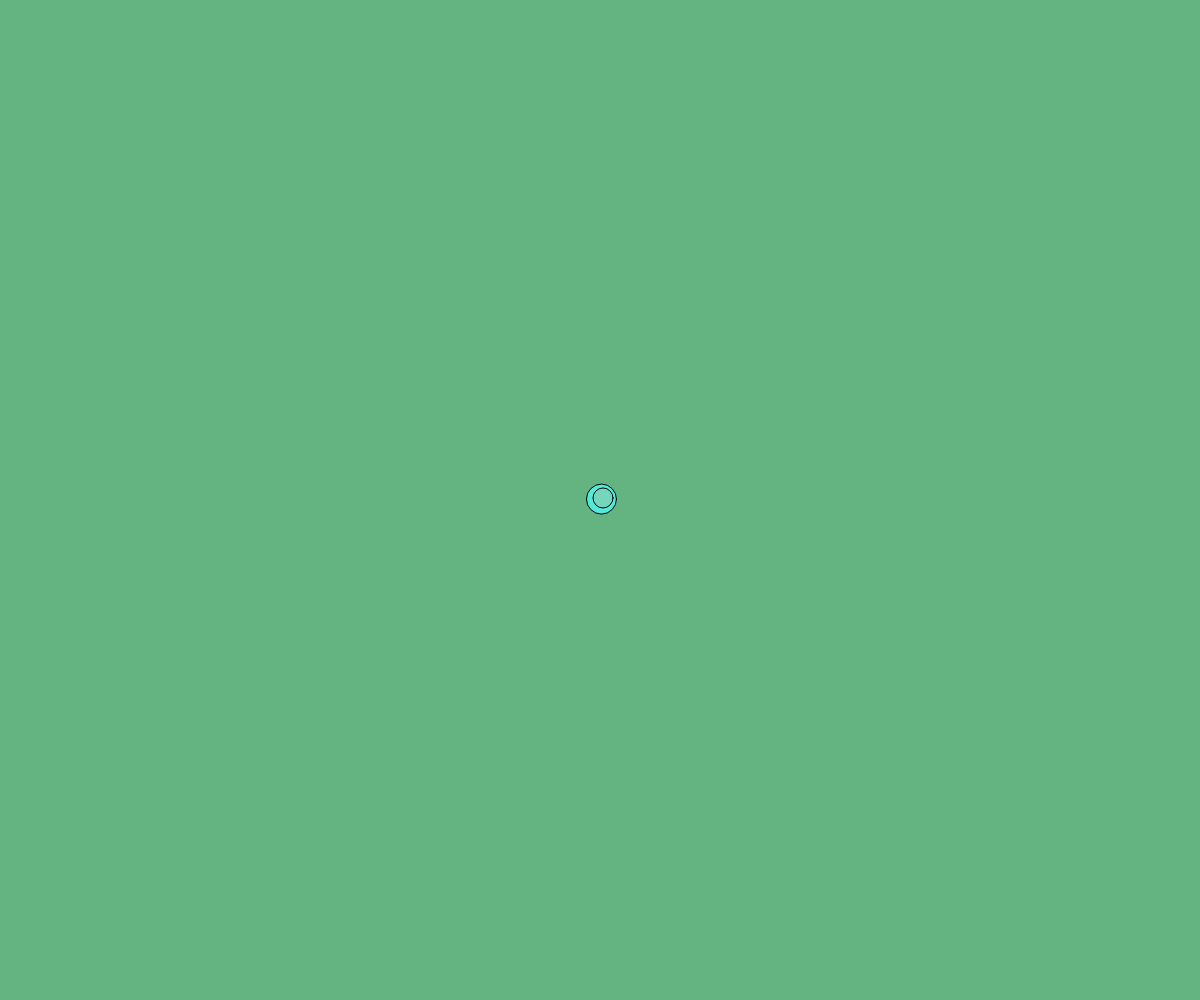
Frame 1 (no input)
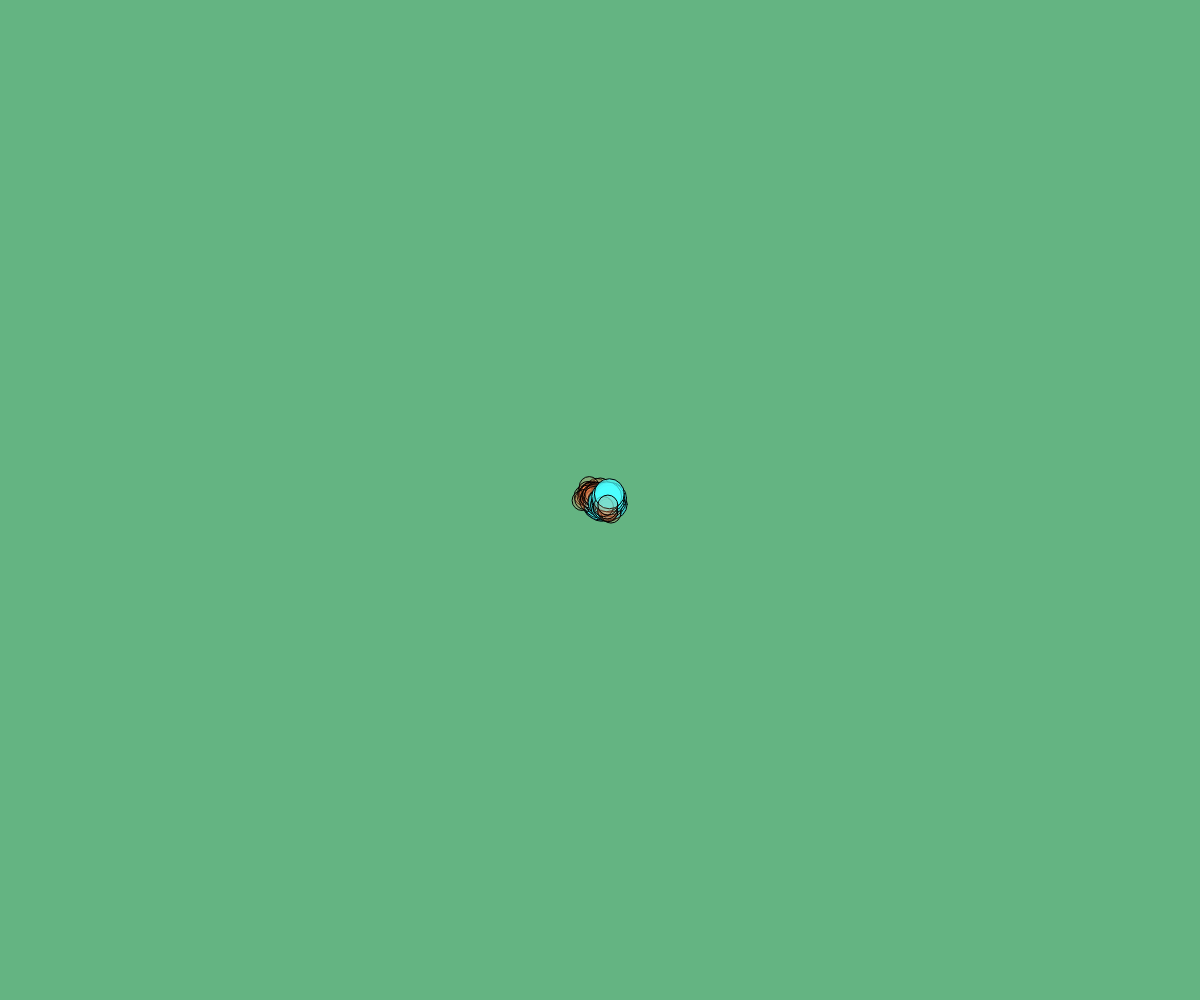
Frame 60 (no input)
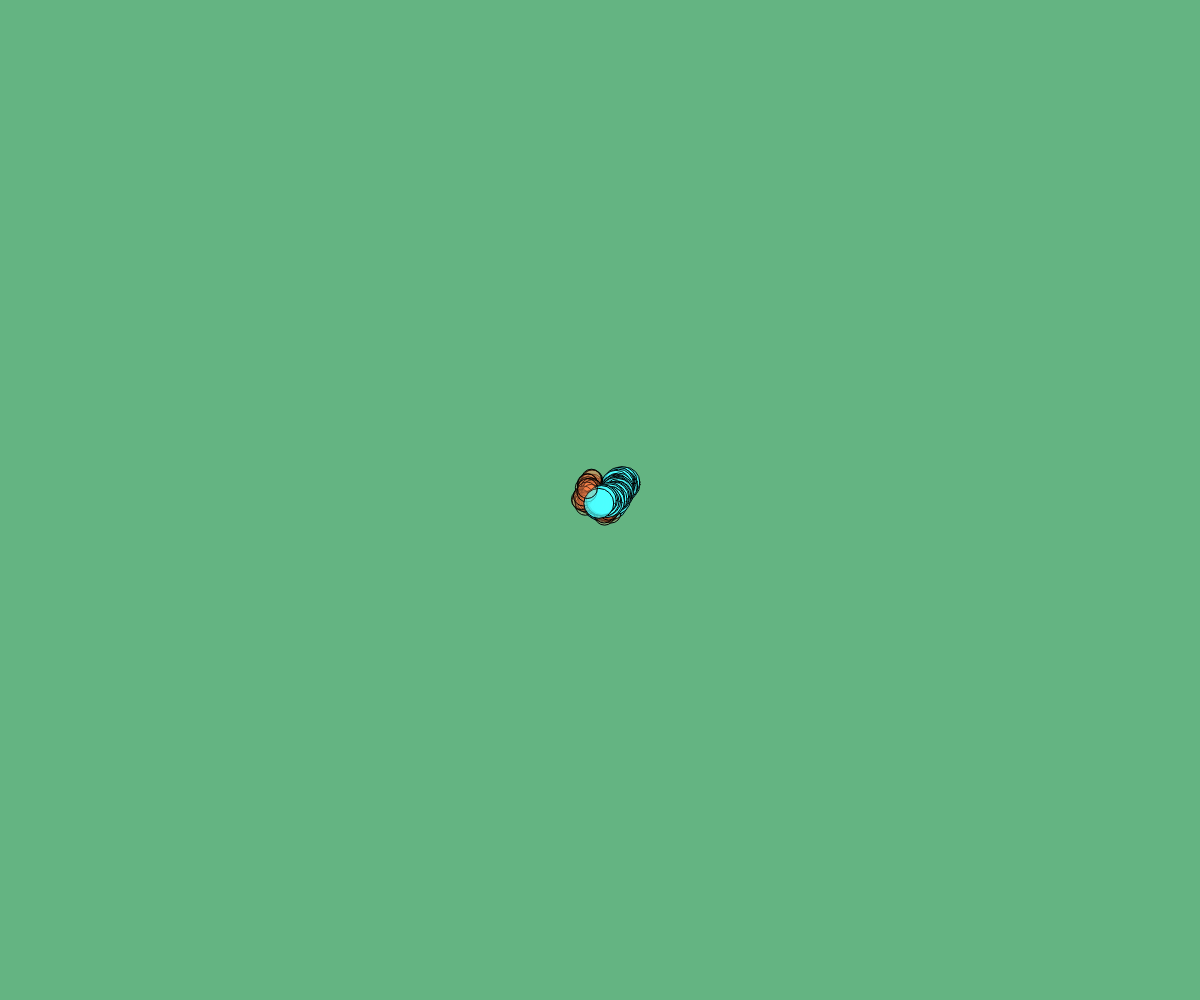
Frame 120 (the mouse pressed at the canvas centre since frame 60)

The p5.js sketch that drew these frames (run headless with seeded random() and noise() and a simulated clock; from frame 60 on, the mouse is pressed at the canvas centre):

// p5.js sketch
// ── sketch.js
let harry; // THIS IS A VARIABLE TO STORE MY OBJECT
let samantha; // THIS WILL SOTRE ANOTHER OBJECT

function setup() {
  createCanvas(windowWidth, windowHeight);
  background(100, 180, 130);
  x = width / 2;
  y = height / 2;
  colorMode(HSB);

  harry = new Drunk(width/2, height/2, 30, 3, 180);
  samantha = new Drunk(width/2, height/2, 20, 5, 20);
  
}

function draw() {
  harry.move();
  harry.drawDrunk();
  samantha.move();
  samantha.drawDrunk();
}

//function drawDrunk(drunkSpeed,drunkHue,drunkDiamter){
  //x = x + random(-drunkSpeed,drunkSpeed);
  //y = y + random(-drunkSpeed,drunkSpeed);
  //fill(drunkHue,70,100,opacity);
  //circle(x, y, drunkDiamter);
//}

class Drunk {
  constructor(x,y,diamter,speed,hue){
    this.x = x;
    this.y = y;
    this.diameter = diamter;
    this.speed = speed;
    this.hue = hue;
    this.opacity = random(0,1);
  }

  move(){
    this.x = this.x + random(-this.speed, this.speed);
    this.y = this.y + random(-this.speed, this.speed);
  }

  drawDrunk(){
    fill(this.hue, 70, 100, this.opacity);
    circle(this.x, this.y, this.diameter);
  }
}
